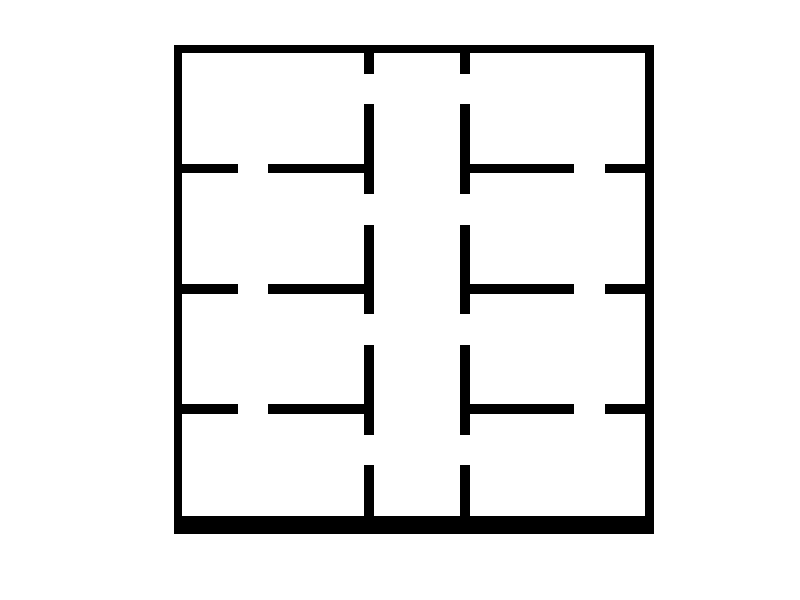
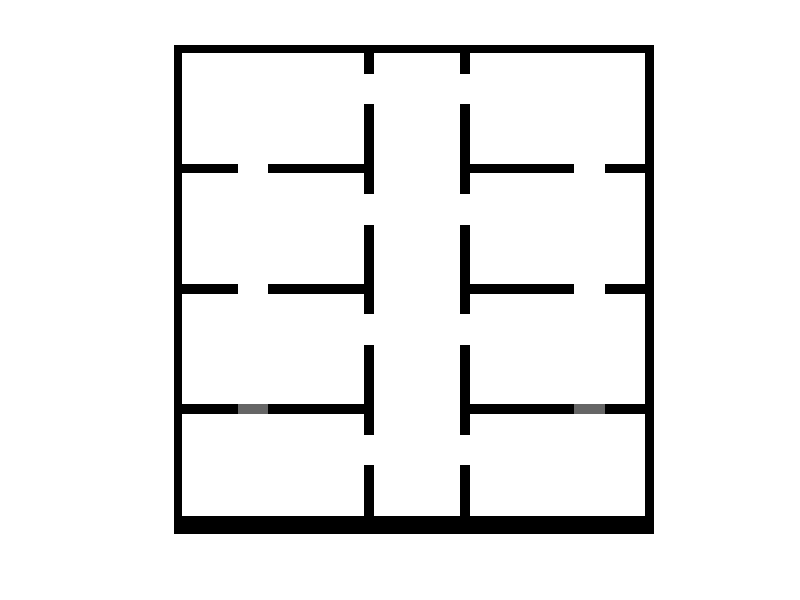

These charts were generated, in order, by the following MATLAB code:
w = 300;
h = 300;
room_h = h/4;
door_size = room_h/4;
Map = ones(h, w);
wall_w = 5;

obstacle_cost = 0.4;

% make border around map
Map(1:h, 1:wall_w) = 0;
Map(1:h, h-wall_w:w) = 0;
Map(1:wall_w, 1:w) = 0;
Map(h-wall_w:h, 1:w) = 0;

% vertical wall
leftcorridor_x = 120;
rightcorridor_x = 180;

% corridor
Map(1:h, leftcorridor_x:leftcorridor_x+wall_w) = 0;
Map(1:h, rightcorridor_x:rightcorridor_x+wall_w) = 0;

% horizontal walls
for i = 1:4
    % left room
    Map(room_h*i:room_h*i+wall_w, 1:leftcorridor_x) = 0;
    % left room vertical door
    Map(room_h*i - (room_h/2) - door_size: room_h*i - (room_h/2),...
        leftcorridor_x:leftcorridor_x+wall_w) = 1;
    % left room horizontal door
    if(i ~=4)
        Map(room_h*i:room_h*i+wall_w, ...
            leftcorridor_x/2-door_size:leftcorridor_x/2) = 1;
    end
    
    % right room
    Map(room_h*i:room_h*i+wall_w, rightcorridor_x:w) = 0;
    % right room vertical door
    Map(room_h*i - (room_h/2) - door_size: room_h*i - (room_h/2),...
        rightcorridor_x:rightcorridor_x+wall_w) = 1;
    % right room horizontal door
    if(i ~=4)
       Map(room_h*i:room_h*i+wall_w, ...
            3*rightcorridor_x/2-door_size:3*rightcorridor_x/2) = 1;
    end
end

figure(1);
imshow(mat2gray(Map));
imwrite(Map,'office_known.pgm');

%% make unknown map
Map_unknown = Map;

% close some doors at random
horiz_doors_left = randperm(3);
horiz_doors_right = randperm(3);
for ctr = 1
    % left room horizontal door    
    i = horiz_doors_left(ctr);
    Map_unknown(room_h*i:room_h*i+wall_w, ...
        leftcorridor_x/2-door_size:leftcorridor_x/2) = obstacle_cost;

    i = horiz_doors_right(ctr);
    % right room horizontal door
    Map_unknown(room_h*i:room_h*i+wall_w, ...
            3*rightcorridor_x/2-door_size:3*rightcorridor_x/2) = obstacle_cost;

end

% add some random obstacles
% num_obstacles = 10;
% obstacles_w = door_size/4;
% obstacles_h = 2;
% obstacles_x = h/2+randperm(h/2, num_obstacles);
% obstacles_y = 5+ randperm(w, num_obstacles);
% for i = 1:num_obstacles
%     Map_unknown(obstacles_x(i)-obstacles_h:obstacles_x(i) + obstacles_h, obstacles_y(i) - obstacles_w:obstacles_y(i) + obstacles_w) = obstacle_cost;
% end
figure(2);
imshow(mat2gray(Map_unknown));
imwrite(Map_unknown, 'office_unknown.pgm');